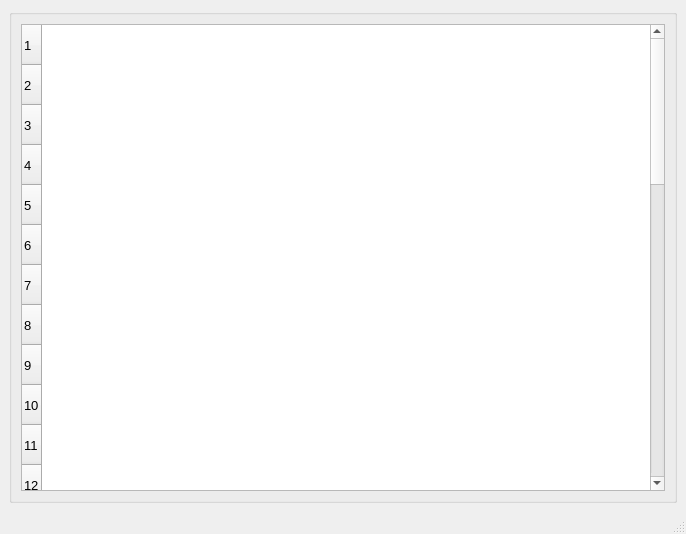
<?xml version="1.0" encoding="UTF-8"?>
<ui version="4.0">
 <class>TableWindow</class>
 <widget class="QMainWindow" name="TableWindow">
  <property name="windowModality">
   <enum>Qt::NonModal</enum>
  </property>
  <property name="geometry">
   <rect>
    <x>0</x>
    <y>0</y>
    <width>686</width>
    <height>534</height>
   </rect>
  </property>
  <property name="windowTitle">
   <string>数据</string>
  </property>
  <property name="windowIcon">
   <iconset resource="chicon.qrc">
    <normaloff>:/ch.ico</normaloff>:/ch.ico</iconset>
  </property>
  <property name="statusTip">
   <string>作者：Frank Chen</string>
  </property>
  <property name="locale">
   <locale language="Chinese" country="China"/>
  </property>
  <property name="documentMode">
   <bool>false</bool>
  </property>
  <property name="tabShape">
   <enum>QTabWidget::Rounded</enum>
  </property>
  <property name="unifiedTitleAndToolBarOnMac">
   <bool>false</bool>
  </property>
  <widget class="QWidget" name="centralwidget">
   <layout class="QVBoxLayout" name="verticalLayout">
    <item>
     <widget class="QGroupBox" name="groupBox">
      <property name="font">
       <font>
        <pointsize>10</pointsize>
       </font>
      </property>
      <property name="title">
       <string/>
      </property>
      <layout class="QGridLayout" name="gridLayout">
       <item row="1" column="0">
        <layout class="QHBoxLayout" name="horizontalLayout"/>
       </item>
       <item row="0" column="0">
        <widget class="QTableWidget" name="tableWidget">
         <property name="minimumSize">
          <size>
           <width>100</width>
           <height>100</height>
          </size>
         </property>
         <property name="statusTip">
          <string>数据</string>
         </property>
         <property name="autoFillBackground">
          <bool>false</bool>
         </property>
         <property name="lineWidth">
          <number>1</number>
         </property>
         <property name="verticalScrollMode">
          <enum>QAbstractItemView::ScrollPerPixel</enum>
         </property>
         <property name="horizontalScrollMode">
          <enum>QAbstractItemView::ScrollPerItem</enum>
         </property>
         <attribute name="horizontalHeaderVisible">
          <bool>true</bool>
         </attribute>
         <attribute name="horizontalHeaderCascadingSectionResizes">
          <bool>true</bool>
         </attribute>
         <attribute name="horizontalHeaderMinimumSectionSize">
          <number>100</number>
         </attribute>
         <attribute name="horizontalHeaderDefaultSectionSize">
          <number>200</number>
         </attribute>
         <attribute name="horizontalHeaderHighlightSections">
          <bool>true</bool>
         </attribute>
         <attribute name="horizontalHeaderShowSortIndicator" stdset="0">
          <bool>false</bool>
         </attribute>
         <attribute name="horizontalHeaderStretchLastSection">
          <bool>true</bool>
         </attribute>
         <attribute name="verticalHeaderVisible">
          <bool>true</bool>
         </attribute>
         <attribute name="verticalHeaderCascadingSectionResizes">
          <bool>true</bool>
         </attribute>
         <attribute name="verticalHeaderMinimumSectionSize">
          <number>25</number>
         </attribute>
         <attribute name="verticalHeaderDefaultSectionSize">
          <number>40</number>
         </attribute>
         <attribute name="verticalHeaderHighlightSections">
          <bool>true</bool>
         </attribute>
         <attribute name="verticalHeaderShowSortIndicator" stdset="0">
          <bool>true</bool>
         </attribute>
         <attribute name="verticalHeaderStretchLastSection">
          <bool>false</bool>
         </attribute>
         <row>
          <property name="text">
           <string>1</string>
          </property>
         </row>
         <row>
          <property name="text">
           <string>2</string>
          </property>
         </row>
         <row>
          <property name="text">
           <string>3</string>
          </property>
         </row>
         <row>
          <property name="text">
           <string>4</string>
          </property>
         </row>
         <row>
          <property name="text">
           <string>5</string>
          </property>
         </row>
         <row>
          <property name="text">
           <string>6</string>
          </property>
         </row>
         <row>
          <property name="text">
           <string>7</string>
          </property>
         </row>
         <row>
          <property name="text">
           <string>8</string>
          </property>
         </row>
         <row>
          <property name="text">
           <string>9</string>
          </property>
         </row>
         <row>
          <property name="text">
           <string>10</string>
          </property>
         </row>
         <row>
          <property name="text">
           <string>11</string>
          </property>
         </row>
         <row>
          <property name="text">
           <string>12</string>
          </property>
         </row>
         <row>
          <property name="text">
           <string>13</string>
          </property>
         </row>
         <row>
          <property name="text">
           <string>14</string>
          </property>
         </row>
         <row>
          <property name="text">
           <string>15</string>
          </property>
         </row>
         <row>
          <property name="text">
           <string>16</string>
          </property>
         </row>
         <row>
          <property name="text">
           <string>17</string>
          </property>
         </row>
         <row>
          <property name="text">
           <string>18</string>
          </property>
         </row>
         <row>
          <property name="text">
           <string>19</string>
          </property>
         </row>
         <row>
          <property name="text">
           <string>20</string>
          </property>
         </row>
         <row>
          <property name="text">
           <string>21</string>
          </property>
         </row>
         <row>
          <property name="text">
           <string>22</string>
          </property>
         </row>
         <row>
          <property name="text">
           <string>23</string>
          </property>
         </row>
         <row>
          <property name="text">
           <string>24</string>
          </property>
         </row>
         <row>
          <property name="text">
           <string>25</string>
          </property>
         </row>
         <row>
          <property name="text">
           <string>26</string>
          </property>
         </row>
         <row>
          <property name="text">
           <string>27</string>
          </property>
         </row>
         <row>
          <property name="text">
           <string>28</string>
          </property>
         </row>
         <row>
          <property name="text">
           <string>29</string>
          </property>
         </row>
         <row>
          <property name="text">
           <string>30</string>
          </property>
         </row>
         <row>
          <property name="text">
           <string>31</string>
          </property>
         </row>
         <row>
          <property name="text">
           <string>32</string>
          </property>
         </row>
         <row>
          <property name="text">
           <string>33</string>
          </property>
         </row>
         <row>
          <property name="text">
           <string>34</string>
          </property>
         </row>
         <row>
          <property name="text">
           <string>36</string>
          </property>
         </row>
        </widget>
       </item>
      </layout>
     </widget>
    </item>
   </layout>
  </widget>
  <widget class="QMenuBar" name="menubar">
   <property name="geometry">
    <rect>
     <x>0</x>
     <y>0</y>
     <width>686</width>
     <height>23</height>
    </rect>
   </property>
  </widget>
  <widget class="QStatusBar" name="statusbar"/>
 </widget>
 <resources>
  <include location="chicon.qrc"/>
 </resources>
 <connections/>
</ui>
